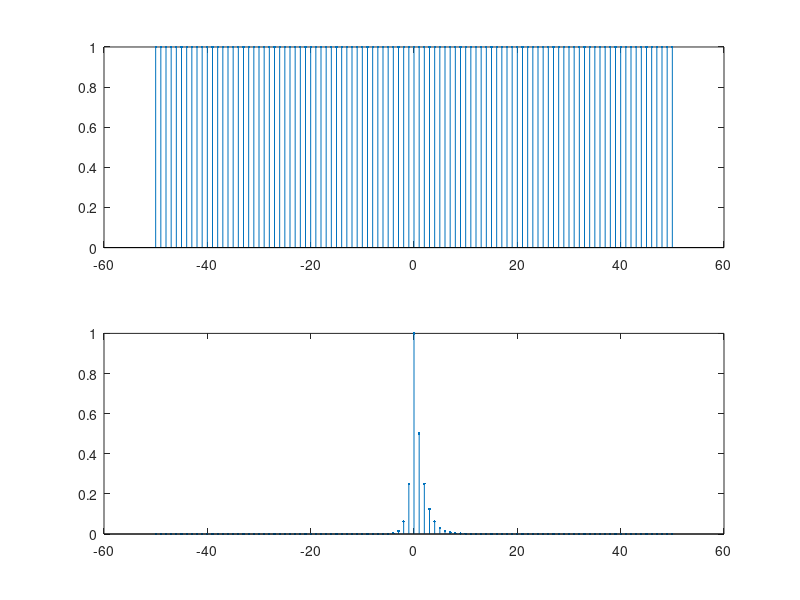
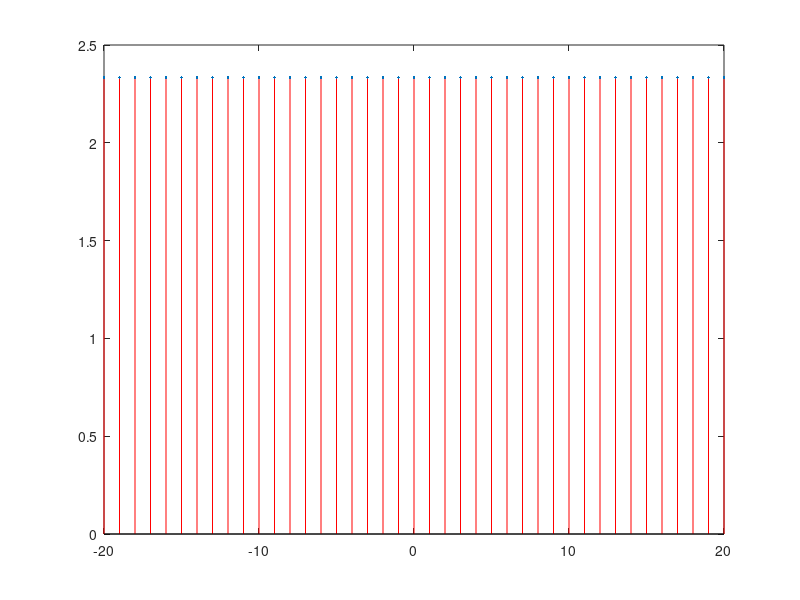

MATLAB code for these plots, in order:
close all
clear
clc

n=-50:1:50;
n2=2*min(n):1:2*max(n);

x = ones(size(n));
h = zeros(size(n));
for i=1:length(n)
    if n(i)>=0
        h(i)=(1/2)^n(i);
    else
        h(i)=4^n(i);
    end
end

figure
subplot(2,1,1)
stem(n,x,'.')

subplot(2,1,2)
stem(n,h,'.')

y=conv(x,h);
figure
stem(n2,y,'.','color','r')
xlim([-20 20])


